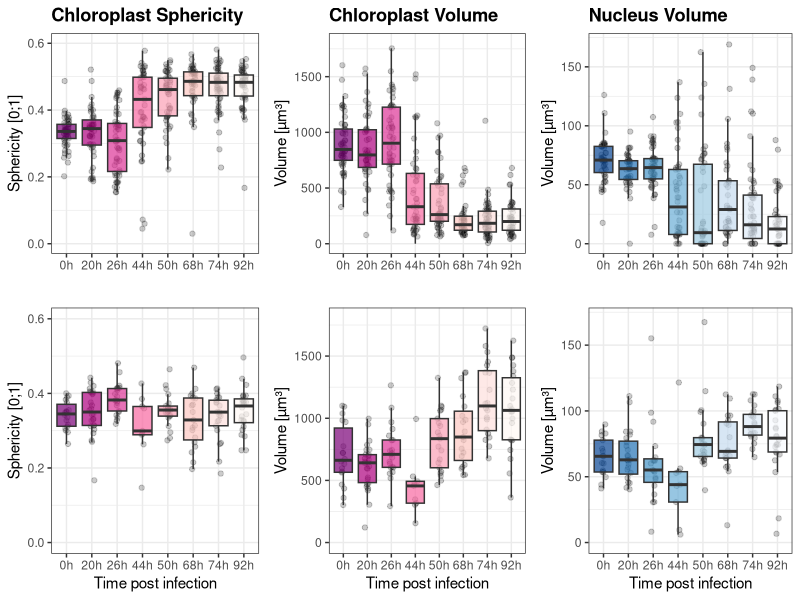

Source code (R):
library(readxl)
library(ggplot2)
library(data.table)
library(RColorBrewer)
library(cowplot)
library(gridExtra)

setwd("S:/Quantification//")

# Opening the data
# infected samples
chl_sph <- read_excel("3D_Morphometry.xlsx", sheet="Chl_Sphericity", na="")
chl_vol <- read_excel("3D_Morphometry.xlsx", sheet="Chl_Volume", na="")
nuc_vol <- read_excel("3D_Morphometry.xlsx", sheet="Nuc_Volume", na="")

# control samples
chl_sph_con <- read_excel("3D_Morphometry.xlsx", sheet="Chl_Sphericity_con", na="")
chl_vol_con <- read_excel("3D_Morphometry.xlsx", sheet="Chl_Volume_con", na="")
nuc_vol_con <- read_excel("3D_Morphometry.xlsx", sheet="Nuc_Vol_con", na="")


# removing first (empty) row from 'Chl_Volume', although row 55 from all datasets is empty
chl_vol <- chl_vol[-1,]

# Adding the name of the file as a variable
chl_sph$file <- "Chloroplast sphericity [0,1]"
chl_vol$file <- "Chloroplast volume [?m^3]"
nuc_vol$file <- "Nuclei volume [?m^3]"
chl_sph_con$file <- "Chloroplast sphericity [0,1]"
chl_vol_con$file <- "Chloroplast volume [?m^3]"
nuc_vol_con$file <- "Nuclei volume [?m^3]"

# Melting the datasets into one column
chl_sph <- melt(as.data.table(chl_sph))
chl_vol <- melt(as.data.table(chl_vol))
nuc_vol <- melt(as.data.table(nuc_vol))
chl_sph_con <- melt(as.data.table(chl_sph_con))
chl_vol_con <- melt(as.data.table(chl_vol_con))
nuc_vol_con <- melt(as.data.table(nuc_vol_con))

# Merging all files
#data <- rbind(chl_sph, chl_vol, nuc_vol)
#head(data)


# PLOTTING
# infected
p_chl_sph_inf<-ggplot(chl_sph, aes(x=variable, y=value, fill=variable))+
    geom_jitter(alpha=0.2, width = 0.1)+
    geom_boxplot(alpha=0.7, outlier.shape = NA)+
    labs(title = "Chloroplast Sphericity",x = "", y = "Sphericity [0;1]")+
    theme_bw()+
    theme(legend.position = "none", plot.title = element_text(face="bold"))+ylim(0,0.6)+
    scale_fill_brewer(palette = "RdPu", direction=-1)

p_chl_vol_inf<-ggplot(chl_vol, aes(x=variable, y=value, fill=variable))+
    geom_jitter(alpha=0.2, width = 0.1)+
    geom_boxplot(alpha=0.7, outlier.shape = NA)+
    labs(title = "Chloroplast Volume",x = "", y = "Volume [µm³]")+
    theme_bw()+
    theme(legend.position = "none", plot.title = element_text(face="bold"))+ ylim(0,1800)+
    scale_fill_brewer(palette = "RdPu", direction=-1)

p_nuc_vol_inf<-ggplot(nuc_vol, aes(x=variable, y=value, fill=variable))+
    geom_jitter(alpha=0.2, width = 0.1)+
    geom_boxplot(alpha=0.7, outlier.shape = NA)+
    labs(title = "Nucleus Volume",x = "", y = "Volume [µm³]")+
    theme_bw()+
    theme(legend.position = "none", plot.title = element_text(face="bold"))+ylim(0,170)+
    scale_fill_brewer(palette = "Blues", direction=-1)

# control
p_chl_sph_con<-ggplot(chl_sph_con, aes(x=variable, y=value, fill=variable))+
    geom_jitter(alpha=0.2, width = 0.1)+
    geom_boxplot(alpha=0.7, outlier.shape = NA)+
    labs(x = "Time post infection", y = "Sphericity [0;1]")+
    theme_bw()+
    theme(legend.position = "none", plot.title = element_text(face="bold"))+ylim(0,0.6)+
    scale_fill_brewer(palette = "RdPu", direction=-1)

p_chl_vol_con<-ggplot(chl_vol_con, aes(x=variable, y=value, fill=variable))+
    geom_jitter(alpha=0.2, width = 0.1)+
    geom_boxplot(alpha=0.7, outlier.shape = NA)+
    labs(x = "Time post infection", y = "Volume [µm³]")+
    theme_bw()+
    theme(legend.position = "none", plot.title = element_text(face="bold"))+ ylim(0,1800)+
    scale_fill_brewer(palette = "RdPu", direction=-1)

p_nuc_vol_con<-ggplot(nuc_vol_con, aes(x=variable, y=value, fill=variable))+
    geom_jitter(alpha=0.2, width = 0.1)+
    geom_boxplot(alpha=0.7, outlier.shape = NA)+
    labs(x = "Time post infection", y = "Volume [µm³]")+
    theme_bw()+
    theme(legend.position = "none", plot.title = element_text(face="bold"))+ylim(0,170)+
    scale_fill_brewer(palette = "Blues", direction=-1)

grid.arrange(p_chl_sph_inf,p_chl_vol_inf,p_nuc_vol_inf, p_chl_sph_con,p_chl_vol_con,p_nuc_vol_con, nrow = 2)